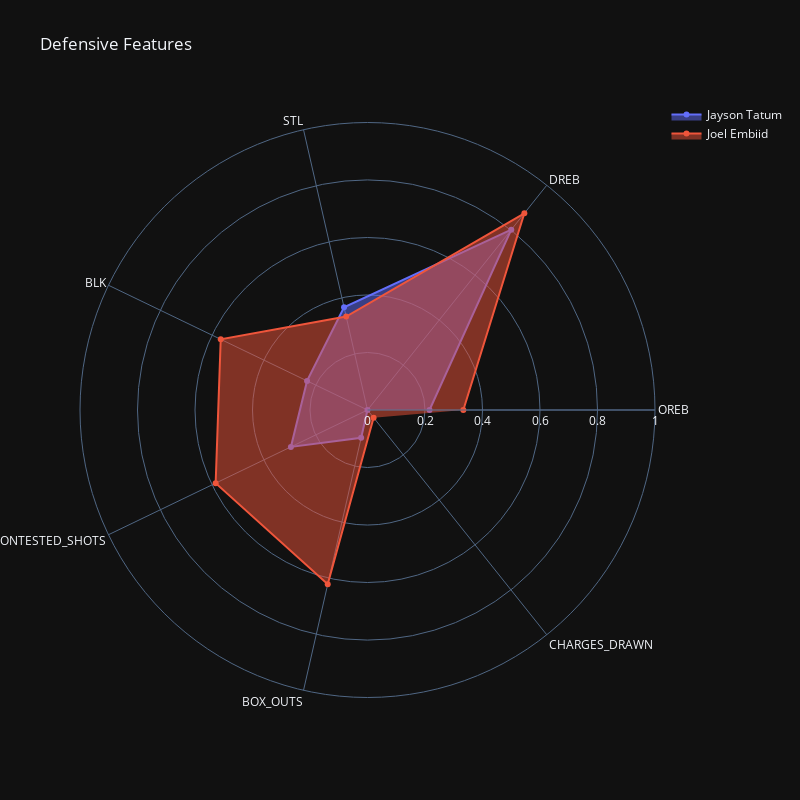

The cell this chart's notebook holds for it:
### Markdown cell above
#### Defensive chart

### Code cell
plt.rcParams['figure.figsize'] = [8, 8]

fig_def = go.Figure()

fig_def.add_trace(go.Scatterpolar(
      r=auxA_def[playerA],
      theta=defensive_features,
      fill='toself',
      name=playerA
))

fig_def.add_trace(go.Scatterpolar(
      r=auxB_def[playerB],
      theta=defensive_features,
      fill='toself',
      name=playerB
))

fig_def.update_layout(
  polar=dict(
    radialaxis=dict(
      visible=True,
      range=[0, 1]
    )),
  showlegend=True,
  width=800, height=800,
  template="plotly_dark",
  title = 'Defensive Features'
)

# fig_def.show()

### Figure 1 — Plotly figure (JSON) as saved in the notebook; plotly's stock layout.template omitted (floating-point values rounded to 4 significant figures)
{"data": [{"fill": "toself", "name": "Jayson Tatum", "r": [0.2157, 0.8021, 0.3667, 0.2333, 0.2957, 0.09936, 0], "theta": ["OREB", "DREB", "STL", "BLK", "CONTESTED_SHOTS", "BOX_OUTS", "CHARGES_DRAWN"], "type": "scatterpolar"}, {"fill": "toself", "name": "Joel Embiid", "r": [0.3333, 0.875, 0.3333, 0.5667, 0.5862, 0.6218, 0.03409], "theta": ["OREB", "DREB", "STL", "BLK", "CONTESTED_SHOTS", "BOX_OUTS", "CHARGES_DRAWN"], "type": "scatterpolar"}], "layout": {"height": 800, "polar": {"radialaxis": {"range": [0, 1], "visible": true}}, "showlegend": true, "title": {"text": "Defensive Features"}, "width": 800}}
